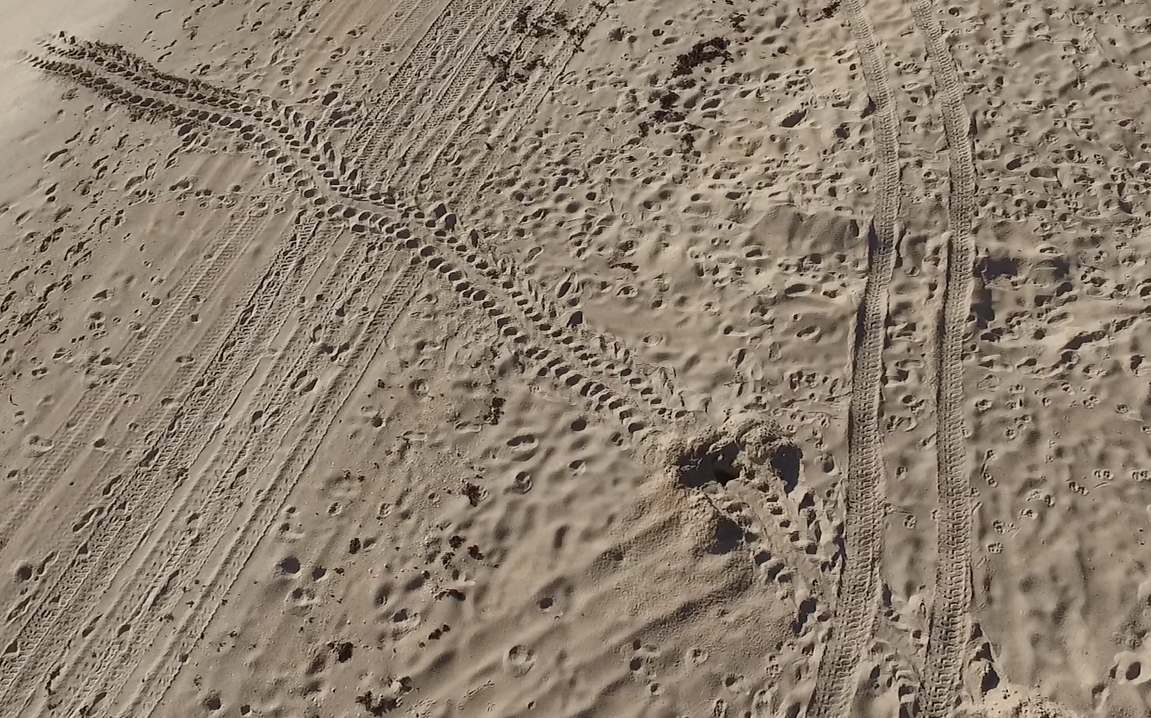
#> input picture Image Processing/Test processing/Rahul/test.png, 1151 x 718 px
$ python edge_detect.py
#> lines starting #> are read from the running program, lines starting #| are printed output that depends on the picture
import cv2
import numpy as np
#from matplotlib import pyplot as plt
#test2
img = cv2.imread('test.png',0)
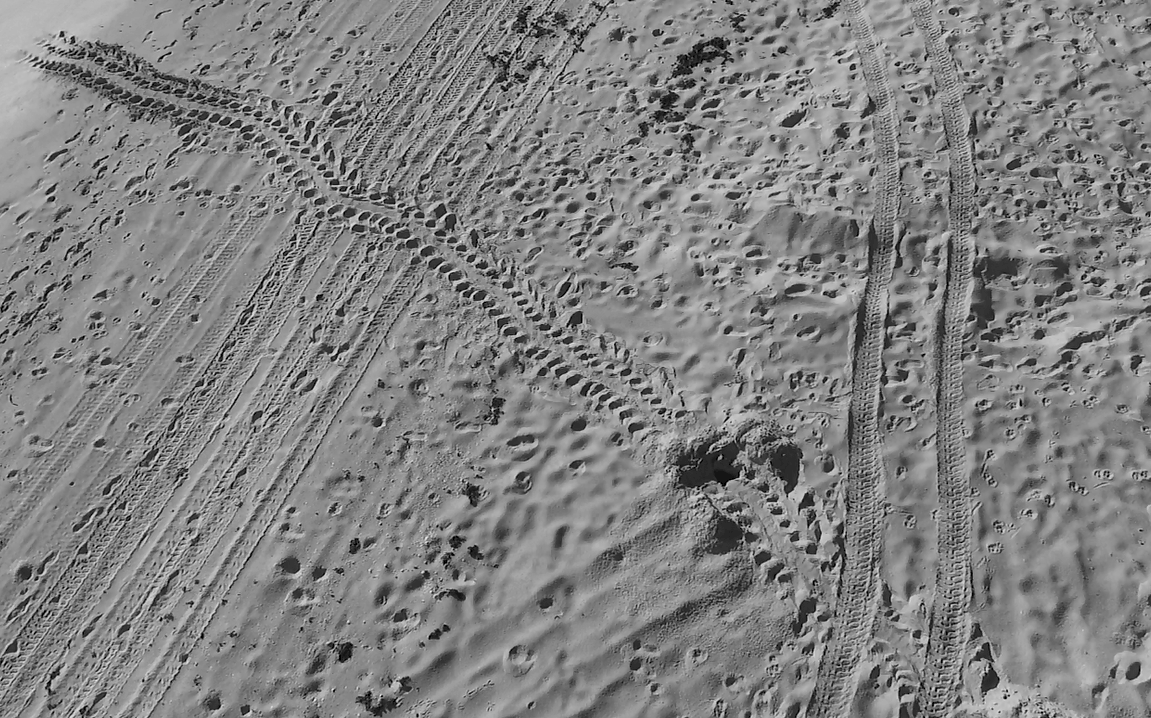
#> img: shape (718, 1151); min 0, max 242, mean 129.6
edges = cv2.Canny(img,500,525)
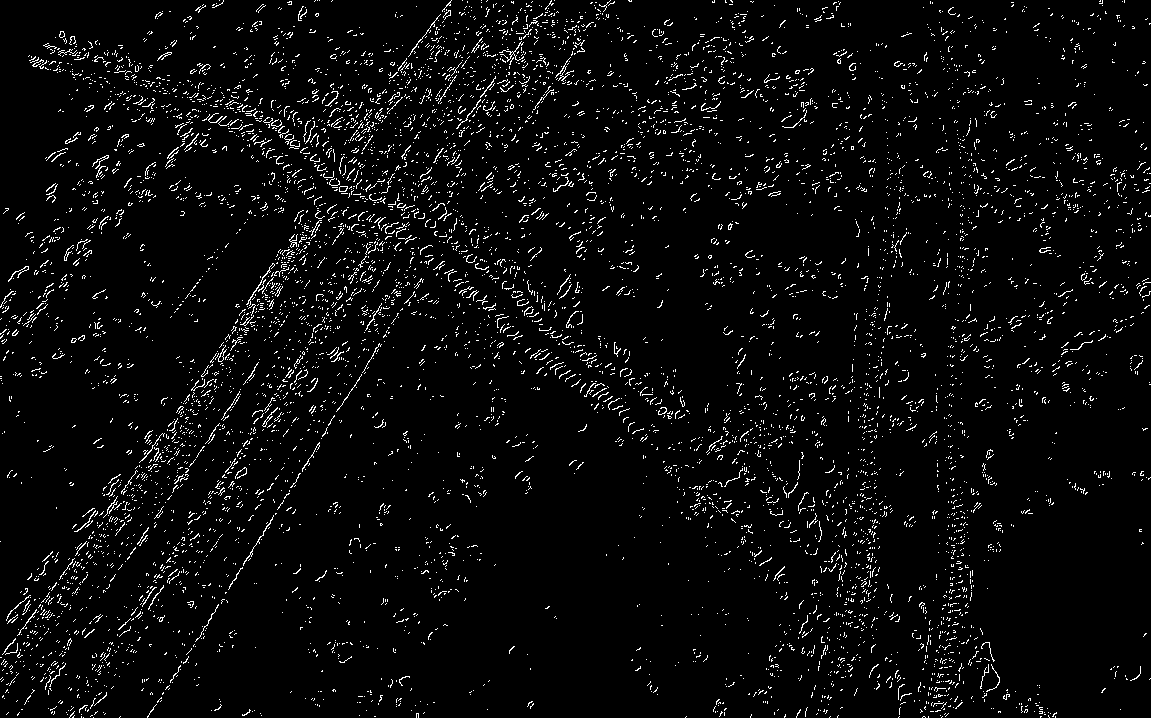
#> edges: shape (718, 1151); 4.1% white in thin lines or dots
cv2.imshow('edge-detect-sample',edges)
cv2.waitKey(0)
cv2.destroyAllWindows()
